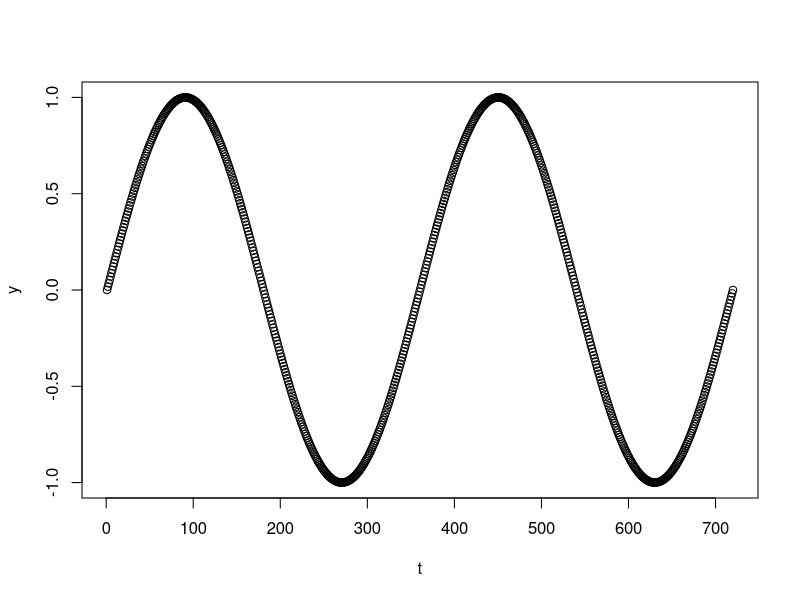

Reproduce this figure in R.
#In this R script we will generate some demo data using the Sinus function and then we will
#the functions in the function.R script to do multiple dtw alignment, local alignment and 
#circular alignment

#We will generate a sinus sequence of 2 frequencies length and subset portions of the sequence 
#of different length that have some overlap between them

#representation of the data
y <- sin(seq(from = 0, to = 4*pi, length.out = 720))
t <- c(1:720)

plot(t, y)

#subset of the data
#we will make 10 subsets of the data that span the whole length and have different lengths in 
#the overlap between them
fractionsList <- list(s1 = c(1:120),
                      s2 = c(80:140),
                      s3 = c(110:210),
                      s4 = c(160:250),
                      s5 = c(230:320),
                      s6 = c(290:400),
                      s7 = c(360:430),
                      s8 = c(400:640),
                      s9 = c(510:710),
                      s10 = c(600:720))


#create dataframes of the portions and put them in a list
dataList <- lapply(X = fractionsList, function(x){
    
    return(data.frame(t = c(1:length(x)), y = y[x]))
    
})
